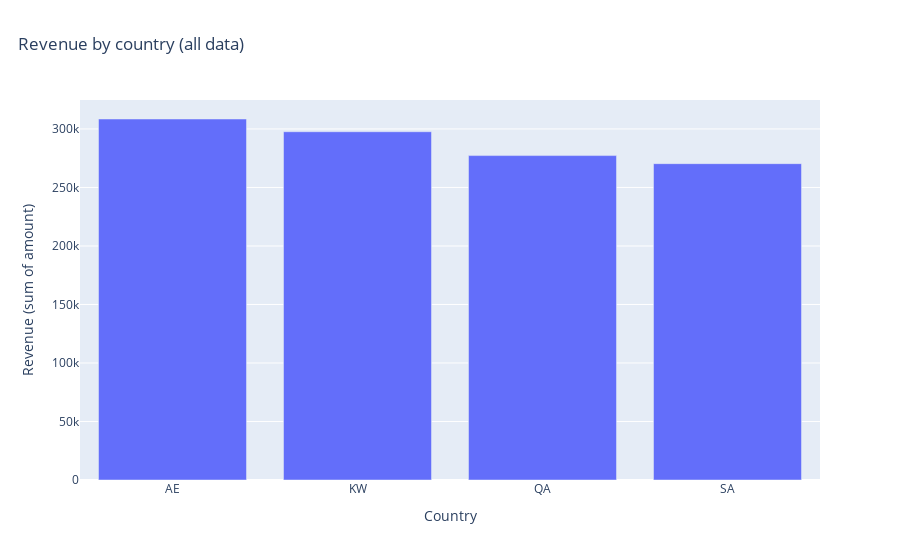

Write notebook code for a chart like this one.
### Code cell
fig = px.bar(
    rev,
    x="country",
    y="revenue",
    title="Revenue by country (all data)"
)

fig.update_layout(title_x=0.02)
fig.update_xaxes(title_text="Country")
fig.update_yaxes(title_text="Revenue (sum of amount)")

### Figure 1 — Plotly figure (JSON) as saved in the notebook; plotly's stock layout.template omitted (floating-point values rounded to 4 significant figures)
{"data": [{"hovertemplate": "country=%{x}<br>revenue=%{y}<extra></extra>", "legendgroup": "", "marker": {"color": "#636efa", "pattern": {"shape": ""}}, "name": "", "orientation": "v", "showlegend": false, "textposition": "auto", "type": "bar", "x": ["AE", "KW", "QA", "SA"], "xaxis": "x", "y": [308500.0, 297600.0, 277200.0, 270300.0], "yaxis": "y"}], "layout": {"barmode": "relative", "legend": {"tracegroupgap": 0}, "title": {"text": "Revenue by country (all data)", "x": 0.02}, "xaxis": {"anchor": "y", "domain": [0, 1], "title": {"text": "Country"}}, "yaxis": {"anchor": "x", "domain": [0, 1], "title": {"text": "Revenue (sum of amount)"}}}}
